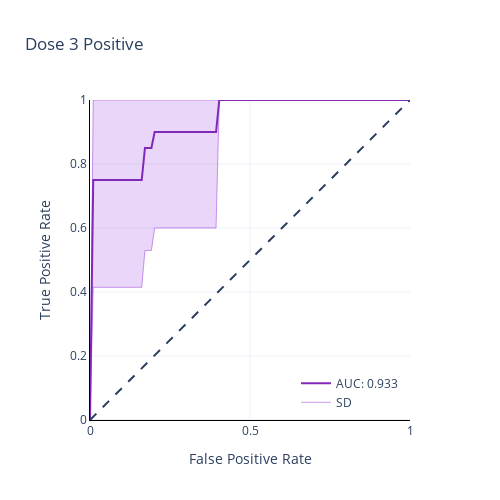

Write notebook code for a chart like this one.
### Code cell
c_line      = 'rgba( 152,52, 219, 0.5)'
c_fill      = 'rgba( 152,52, 219, 0.2)'
c_line_main = 'rgba( 128,41, 185, 1.0)'
c_grid      = 'rgba( 195,189, 199, 0.5)'

fig4 = go.Figure([
    go.Scatter(
        x          = fpr_mean,
        y          = tpr_upper_d3_p,
        line       = dict(color=c_line, width=1),
        hoverinfo  = "skip",
        showlegend = True,
        name       = 'SD'),
    go.Scatter(
        x          = fpr_mean,
        y          = tpr_lower_d3_p,
        fill       = 'tonexty',
        fillcolor  = c_fill,
        line       = dict(color=c_line, width=1),
        hoverinfo  = "skip",
        showlegend = False,
        name       = 'lower'),
    go.Scatter(
        x          = fpr_mean,
        y          = tpr_mean_d3_p,
        line       = dict(color=c_line_main, width=2),
        hoverinfo  = "skip",
        showlegend = True,
        name       = 'AUC: 0.933')
]
)
fig4.add_shape(
    type ='line', 
    line =dict(dash='dash'),
    x0=0, x1=1, y0=0, y1=1
)
fig4.update_layout(
    template    = 'plotly_white', 
    title_x     = 0.5,
    title = "Dose 3 Positive",
    xaxis_title = "False Positive Rate",
    yaxis_title = "True Positive Rate",
    width       = 500,
    height      = 500,
    legend      = dict(
        yanchor="bottom", 
        xanchor="right", 
        x=0.95,
        y=0.01,
    )
)
fig4.update_yaxes(
    range       = [0, 1],
    scaleanchor = "x", 
    scaleratio  = 1,
    linecolor   = 'black')
fig4.update_xaxes(
    range       = [0, 1],
    constrain   = 'domain',
    linecolor   = 'black')
fig4.write_image("fig_ml_D.svg")
fig4

### Figure 1 — Plotly figure (JSON) as saved in the notebook; plotly's stock layout.template omitted (floating-point values rounded to 4 significant figures)
{"data": [{"hoverinfo": "skip", "line": {"color": "rgba( 152,52, 219, 0.5)", "width": 1}, "name": "SD", "showlegend": true, "type": "scatter", "x": [0, 0.0101, 0.0202, 0.0303, 0.0404, 0.05051, 0.06061, 0.07071, 0.08081, 0.09091, 0.101, 0.1111, 0.1212, 0.1313, 0.1414, 0.1515, 0.1616, 0.1717, 0.1818, 0.1919, 0.202, 0.2121, 0.2222, 0.2323, 0.2424, 0.2525, 0.2626, 0.2727, 0.2828, 0.2929, 0.303, 0.3131, 0.3232, 0.3333, 0.3434, 0.3535, 0.3636, 0.3737, 0.3838, 0.3939, 0.404, 0.4141, 0.4242, 0.4343, 0.4444, 0.4545, 0.4646, 0.4747, 0.4848, 0.4949, 0.5051, 0.5152, 0.5253, 0.5354, 0.5455, 0.5556, 0.5657, 0.5758, 0.5859, 0.596, 0.6061, 0.6162, 0.6263, 0.6364, 0.6465, 0.6566, 0.6667, 0.6768, 0.6869, 0.697, 0.7071, 0.7172, 0.7273, 0.7374, 0.7475, 0.7576, 0.7677, 0.7778, 0.7879, 0.798, 0.8081, 0.8182, 0.8283, 0.8384, 0.8485, 0.8586, 0.8687, 0.8788, 0.8889, 0.899, 0.9091, 0.9192, 0.9293, 0.9394, 0.9495, 0.9596, 0.9697, 0.9798, 0.9899, 1], "y": [0, 1, 1, 1, 1, 1, 1, 1, 1, 1, 1, 1, 1, 1, 1, 1, 1, 1, 1, 1, 1, 1, 1, 1, 1, 1, 1, 1, 1, 1, 1, 1, 1, 1, 1, 1, 1, 1, 1, 1, 1, 1, 1, 1, 1, 1, 1, 1, 1, 1, 1, 1, 1, 1, 1, 1, 1, 1, 1, 1, 1, 1, 1, 1, 1, 1, 1, 1, 1, 1, 1, 1, 1, 1, 1, 1, 1, 1, 1, 1, 1, 1, 1, 1, 1, 1, 1, 1, 1, 1, 1, 1, 1, 1, 1, 1, 1, 1, 1, 1]}, {"fill": "tonexty", "fillcolor": "rgba( 152,52, 219, 0.2)", "hoverinfo": "skip", "line": {"color": "rgba( 152,52, 219, 0.5)", "width": 1}, "name": "lower", "showlegend": false, "type": "scatter", "x": [0, 0.0101, 0.0202, 0.0303, 0.0404, 0.05051, 0.06061, 0.07071, 0.08081, 0.09091, 0.101, 0.1111, 0.1212, 0.1313, 0.1414, 0.1515, 0.1616, 0.1717, 0.1818, 0.1919, 0.202, 0.2121, 0.2222, 0.2323, 0.2424, 0.2525, 0.2626, 0.2727, 0.2828, 0.2929, 0.303, 0.3131, 0.3232, 0.3333, 0.3434, 0.3535, 0.3636, 0.3737, 0.3838, 0.3939, 0.404, 0.4141, 0.4242, 0.4343, 0.4444, 0.4545, 0.4646, 0.4747, 0.4848, 0.4949, 0.5051, 0.5152, 0.5253, 0.5354, 0.5455, 0.5556, 0.5657, 0.5758, 0.5859, 0.596, 0.6061, 0.6162, 0.6263, 0.6364, 0.6465, 0.6566, 0.6667, 0.6768, 0.6869, 0.697, 0.7071, 0.7172, 0.7273, 0.7374, 0.7475, 0.7576, 0.7677, 0.7778, 0.7879, 0.798, 0.8081, 0.8182, 0.8283, 0.8384, 0.8485, 0.8586, 0.8687, 0.8788, 0.8889, 0.899, 0.9091, 0.9192, 0.9293, 0.9394, 0.9495, 0.9596, 0.9697, 0.9798, 0.9899, 1], "y": [0, 0.4146, 0.4146, 0.4146, 0.4146, 0.4146, 0.4146, 0.4146, 0.4146, 0.4146, 0.4146, 0.4146, 0.4146, 0.4146, 0.4146, 0.4146, 0.4146, 0.5298, 0.5298, 0.5298, 0.6, 0.6, 0.6, 0.6, 0.6, 0.6, 0.6, 0.6, 0.6, 0.6, 0.6, 0.6, 0.6, 0.6, 0.6, 0.6, 0.6, 0.6, 0.6, 0.6, 1, 1, 1, 1, 1, 1, 1, 1, 1, 1, 1, 1, 1, 1, 1, 1, 1, 1, 1, 1, 1, 1, 1, 1, 1, 1, 1, 1, 1, 1, 1, 1, 1, 1, 1, 1, 1, 1, 1, 1, 1, 1, 1, 1, 1, 1, 1, 1, 1, 1, 1, 1, 1, 1, 1, 1, 1, 1, 1, 1]}, {"hoverinfo": "skip", "line": {"color": "rgba( 128,41, 185, 1.0)", "width": 2}, "name": "AUC: 0.933", "showlegend": true, "type": "scatter", "x": [0, 0.0101, 0.0202, 0.0303, 0.0404, 0.05051, 0.06061, 0.07071, 0.08081, 0.09091, 0.101, 0.1111, 0.1212, 0.1313, 0.1414, 0.1515, 0.1616, 0.1717, 0.1818, 0.1919, 0.202, 0.2121, 0.2222, 0.2323, 0.2424, 0.2525, 0.2626, 0.2727, 0.2828, 0.2929, 0.303, 0.3131, 0.3232, 0.3333, 0.3434, 0.3535, 0.3636, 0.3737, 0.3838, 0.3939, 0.404, 0.4141, 0.4242, 0.4343, 0.4444, 0.4545, 0.4646, 0.4747, 0.4848, 0.4949, 0.5051, 0.5152, 0.5253, 0.5354, 0.5455, 0.5556, 0.5657, 0.5758, 0.5859, 0.596, 0.6061, 0.6162, 0.6263, 0.6364, 0.6465, 0.6566, 0.6667, 0.6768, 0.6869, 0.697, 0.7071, 0.7172, 0.7273, 0.7374, 0.7475, 0.7576, 0.7677, 0.7778, 0.7879, 0.798, 0.8081, 0.8182, 0.8283, 0.8384, 0.8485, 0.8586, 0.8687, 0.8788, 0.8889, 0.899, 0.9091, 0.9192, 0.9293, 0.9394, 0.9495, 0.9596, 0.9697, 0.9798, 0.9899, 1], "y": [0, 0.75, 0.75, 0.75, 0.75, 0.75, 0.75, 0.75, 0.75, 0.75, 0.75, 0.75, 0.75, 0.75, 0.75, 0.75, 0.75, 0.85, 0.85, 0.85, 0.9, 0.9, 0.9, 0.9, 0.9, 0.9, 0.9, 0.9, 0.9, 0.9, 0.9, 0.9, 0.9, 0.9, 0.9, 0.9, 0.9, 0.9, 0.9, 0.9, 1, 1, 1, 1, 1, 1, 1, 1, 1, 1, 1, 1, 1, 1, 1, 1, 1, 1, 1, 1, 1, 1, 1, 1, 1, 1, 1, 1, 1, 1, 1, 1, 1, 1, 1, 1, 1, 1, 1, 1, 1, 1, 1, 1, 1, 1, 1, 1, 1, 1, 1, 1, 1, 1, 1, 1, 1, 1, 1, 1]}], "layout": {"height": 500, "legend": {"x": 0.95, "xanchor": "right", "y": 0.01, "yanchor": "bottom"}, "shapes": [{"line": {"dash": "dash"}, "type": "line", "x0": 0, "x1": 1, "y0": 0, "y1": 1}], "title": {"text": "Dose 3 Positive"}, "width": 500, "xaxis": {"constrain": "domain", "domain": [0.02941, 0.9706], "linecolor": "black", "range": [0, 1], "title": {"text": "False Positive Rate"}, "type": "linear"}, "yaxis": {"domain": [0, 1], "linecolor": "black", "range": [0, 1], "scaleanchor": "x", "scaleratio": 1, "title": {"text": "True Positive Rate"}, "type": "linear"}}}
